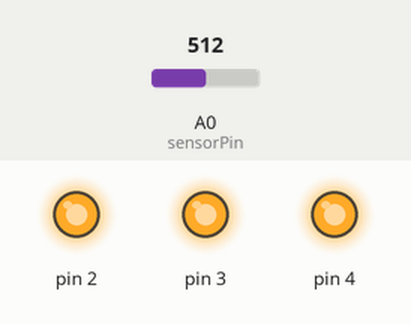
This sketch was run on a simulated Arduino Uno, built with avr-gcc and run on an emulated ATmega328P. On the bench: output pins drawn as LEDs (lit = HIGH). The inputs (shaded band) are chosen by the test bench; at power-on: A0 (sensorPin) = 512. What the sketch prints to the serial monitor is not drawn.

Above: at 1.2 s.
1.3 s: A0 (sensorPin) set to 172
3.0 s: A0 (sensorPin) set to 157
At 4.2 s:
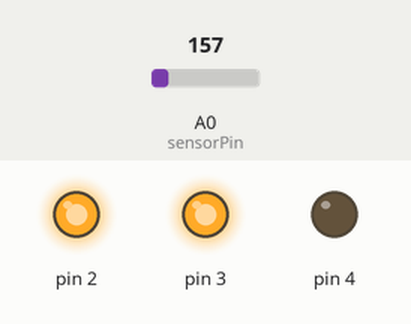
4.5 s: A0 (sensorPin) set to 122
At 5.9 s:
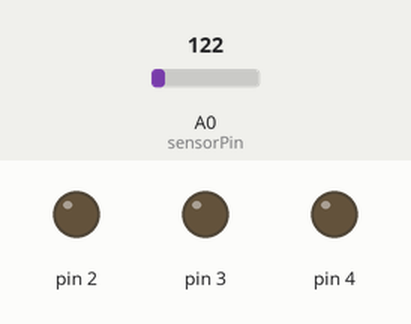
Timing chart, 0 to 7.5 s (numbered marks = the images above; inputs shaded):
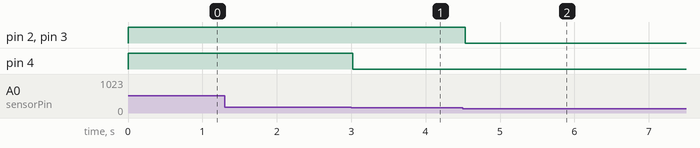

Measured:
- the behaviour switches between 158 and 157 on A0 (sensorPin) (found by bisection; images 0 and 1)
- after the input at 1.3 s, every drawn part: stays the same
- after the input at 3.0 s, pin 4: HIGH → LOW at once
- after the input at 4.5 s, pin 2, pin 3: HIGH → LOW at once

The sketch:

loveometer.ino
```cpp
const int sensorPin = A0;
const float baselineTemp = 21.0;

void setup() {
  // put your setup code here, to run once:
  Serial.begin(9600);
  // set pins as output and off
  for (int pinNumber = 0; pinNumber < 5; pinNumber++){
    pinMode(pinNumber, OUTPUT);
    digitalWrite(pinNumber, LOW);
  }
}

void loop() {
  // put your main code here, to run repeatedly:
  int sensorVal = analogRead(sensorPin);

  // convert ADC reading to voltage
  float voltage = (sensorVal/1024.0) * 5.0;

  // convert to Celsius
  float temperature = (voltage - .5) * 100;
  //temperature = (temperature * (9/5)) + 32;
  Serial.print("Temperature: ");
  Serial.print(temperature);

  // led control
  if (temperature < baselineTemp+2){
    digitalWrite(2, LOW);
    digitalWrite(3, LOW);
    digitalWrite(4, LOW);
  }
  else if (temperature >= baselineTemp+2 && temperature < baselineTemp+4){
    digitalWrite(2, HIGH);
    digitalWrite(3, LOW);
    digitalWrite(4, LOW);
  }
  else if (temperature >= baselineTemp+4 && temperature < baselineTemp+6) {
    digitalWrite(2, HIGH);
    digitalWrite(3, HIGH);
    digitalWrite(4, LOW);
  }
  else if (temperature >= baselineTemp + 6){
    digitalWrite(2, HIGH);
    digitalWrite(3, HIGH);
    digitalWrite(4, HIGH);
  }
  delay(1);
}
```
